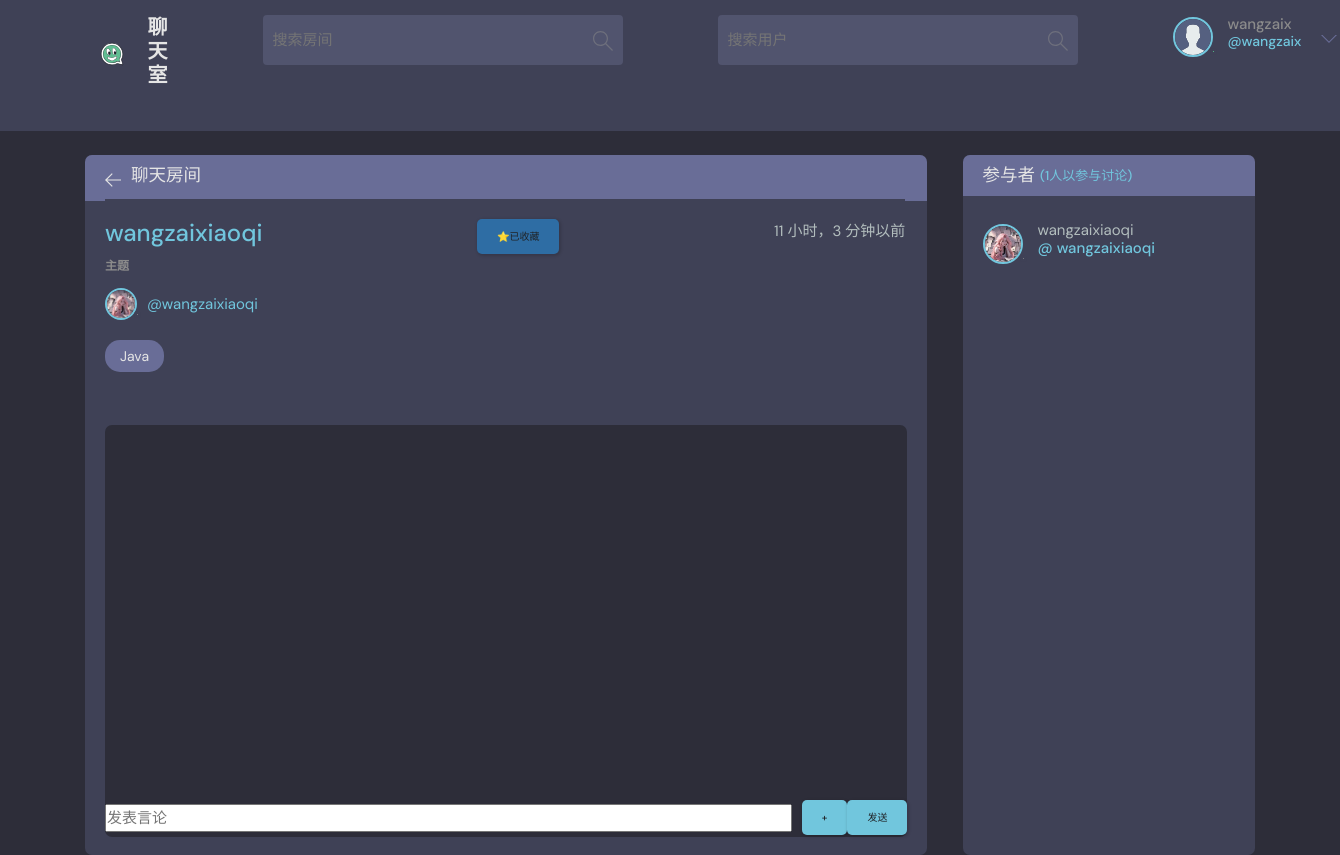
Page /room/1/ (signed in) on the earlier database version.
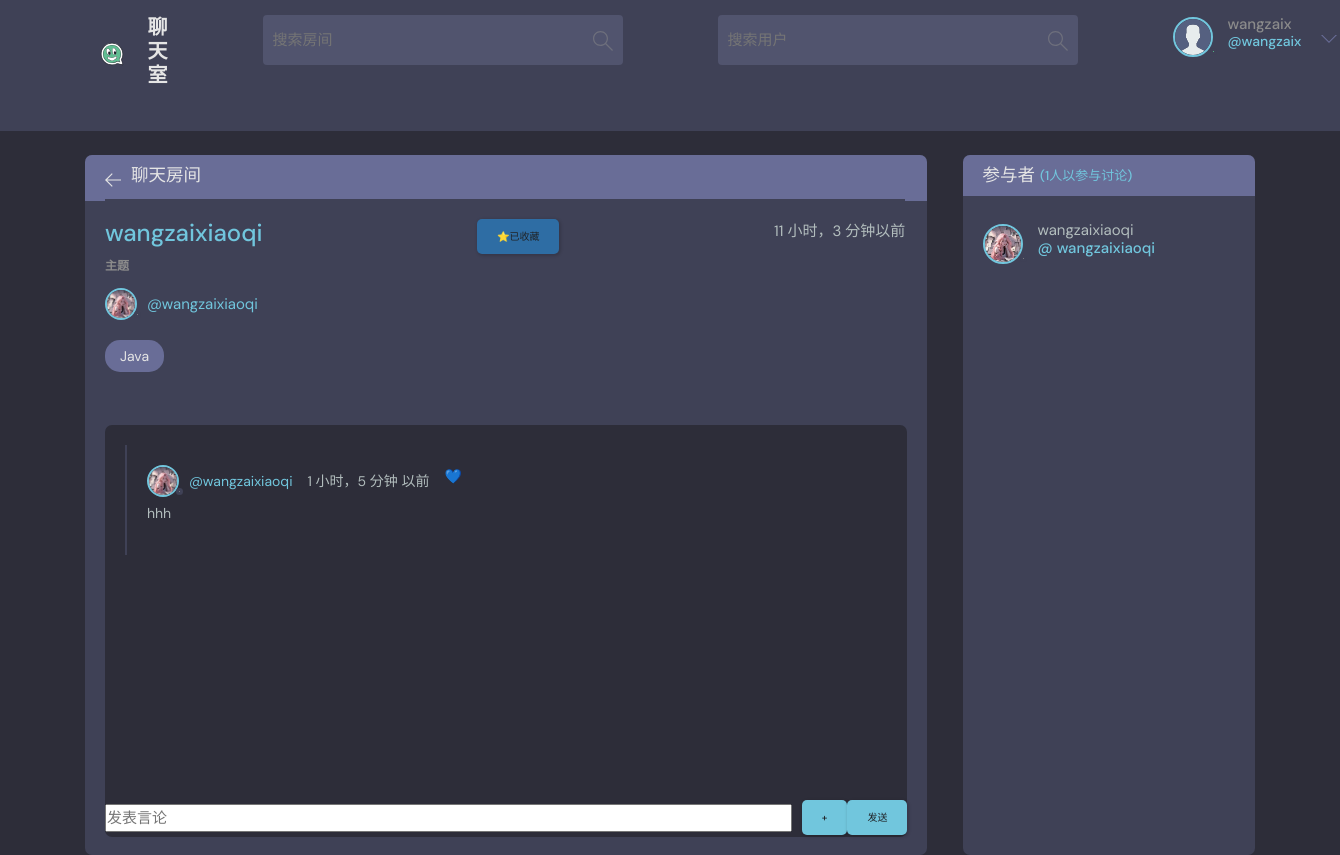
Same page on the later database version.
### base/models.py (models this page shows, shortened)
class User(AbstractUser):
    name = models.CharField(max_length=200, null=True, verbose_name='姓名')
    email = models.EmailField(unique=True, null=True, verbose_name='邮箱')  # 确保邮箱唯一
    bio = models.TextField(null=True, verbose_name='个人简介')
    favorites_rooms = models.ManyToManyField('Room', related_name='favorited_by', blank=True,
                                             verbose_name='收藏的房间')  # 用户收藏的房间
    avatar = models.ImageField(null=True, default='avatar.svg', verbose_name='头像')  # 默认头像
    score = models.IntegerField(default=0, verbose_name='积分')  # 用户积分
    created = models.DateTimeField(auto_now_add=True, verbose_name='创建时间')  # 创建时间
    updated = models.DateTimeField(auto_now=True, verbose_name='更新时间')  # 更新时间
    USERNAME_FIELD = 'email'  # 设置用户名字段为邮箱
    REQUIRED_FIELDS = []  # 创建用户时不需要额外字段
    is_muted = models.BooleanField(default=False, verbose_name='是否静音')
    mute_reason = models.CharField(max_length=255, blank=True, null=True, verbose_name='静音原因')
    mute_until = models.DateTimeField(blank=True, null=True, verbose_name='静音至')
    class Meta:
        verbose_name = '用户'
        verbose_name_plural = '用户列表'

class Message(models.Model):
    user = models.ForeignKey(User, on_delete=models.CASCADE, verbose_name='发送用户')  # 发送消息的用户
    room = models.ForeignKey(Room, on_delete=models.CASCADE, verbose_name='所在房间')  # 消息所在的房间
    body = models.TextField(verbose_name='消息内容')  # 消息内容
    image = models.ImageField(upload_to='images/', blank=True, null=True, verbose_name='附加图片')  # 附加图片
    video = models.FileField(upload_to='videos/', blank=True, null=True, verbose_name='附加视频')  # 附加视频
    created = models.DateTimeField(auto_now_add=True, verbose_name='创建时间')  # 创建时间
    updated = models.DateTimeField(auto_now=True, verbose_name='更新时间')  # 更新时间
    likes = models.ManyToManyField(User, related_name='liked_messages', blank=True, verbose_name='点赞用户')  # 点赞的用户
    encrypted_body = models.TextField(blank=True, null=True, verbose_name='加密消息内容')  # 存储加密后的消息内容
    class Meta:
        ordering = ['-updated', 'created']  # 按更新时间和创建时间排序
        verbose_name = '消息'
        verbose_name_plural = '消息列表'

### base/views.py (the view, shortened to what this page needs)
# urls.py: path('room/<str:pk>/', views.room, name="room"),
@login_required(login_url='/login/')
def room(request, pk):
    room = get_object_or_404(Room, id=pk)
    if not request.user.is_authenticated:
        return redirect('/login/')
    room_messages, participants = get_room_info(room)
    if request.method == 'POST':
        return handle_message_post(request, room)
    context = {
        'room': room,
        'room_messages': room_messages,
        'participants': participants,
    }
    return render(request, 'base/room.html', context)

### base/models.py (called while the page is built)
    def __str__(self):
        return self.name

### base/views.py (called while the page is built)
def get_room_info(room):
    room_messages = room.message_set.all()
    participants = room.participants.all()
    return room_messages, participants

### base/templates/base/room.html (shortened to what the changed rows need)
{% extends 'main.html' %}
{% block content %}
    <main class="profile-page layout layout--2">
        <div class="container">
            <div class="room">
                <div class="room__box scroll">
                    <div class="room__conversation">
                        <div class="threads scroll">
                            {% for message in room_messages %}
                                <div class="thread">
                                    <div class="thread__top">
                                        <div class="thread__author">
                                            <a href="{% url 'user-profile' message.user.id %}"
                                               class="thread__authorInfo">
                                                <div class="avatar avatar--small">
                                                    <img src="{{ message.user.avatar.url }}"/>
                                                </div>
                                                <span>@{{ message.user.username }}</span>
                                            </a>
                                            <span class="thread__date">{{ message.created|timesince }} 以前</span>
                                            <p>
                                                <span class="like-button{% if request.user in message.likes.all %} liked{% endif %}"
                                                      data-message-id="{{ message.id }}"
                                                      onclick="toggleLike(this)">
                                                    {% if request.user in message.likes.all %}
                                                        💕
                                                    {% else %}
                                                        💙
                                                    {% endif %}
                                                </span>
                                            </p>
                                        </div>
                                    </div>
                                    <div class="thread__details">
                                        {% if message.body %}
                                            <p>{{ message.body }}</p>
                                        {% endif %}
                                    </div>
                                </div>
                            {% endfor %}
                        </div>
                    </div>
                </div>
            </div>
            <div class="participants">
                <div class="participants__list scroll">
                    {% for user in participants %}
                        <a href="{% url 'user-profile' user.id %}" class="participant">
                            <div class="avatar avatar--medium">
                                <img src="{{ user.avatar.url }}"/>
                            </div>
                            <p>
                                {{ user.username }}
                                <span>@ {{ user.username }}</span>
                            </p>
                        </a>
                    {% endfor %}
                </div>
            </div>
        </div>
    </main>
{% endblock %}

Differences in the rows shown:
added Message: user.avatar (picture), user.username "wangzaixiaoqi", created "1 小时，5 分钟", body "hhh"
